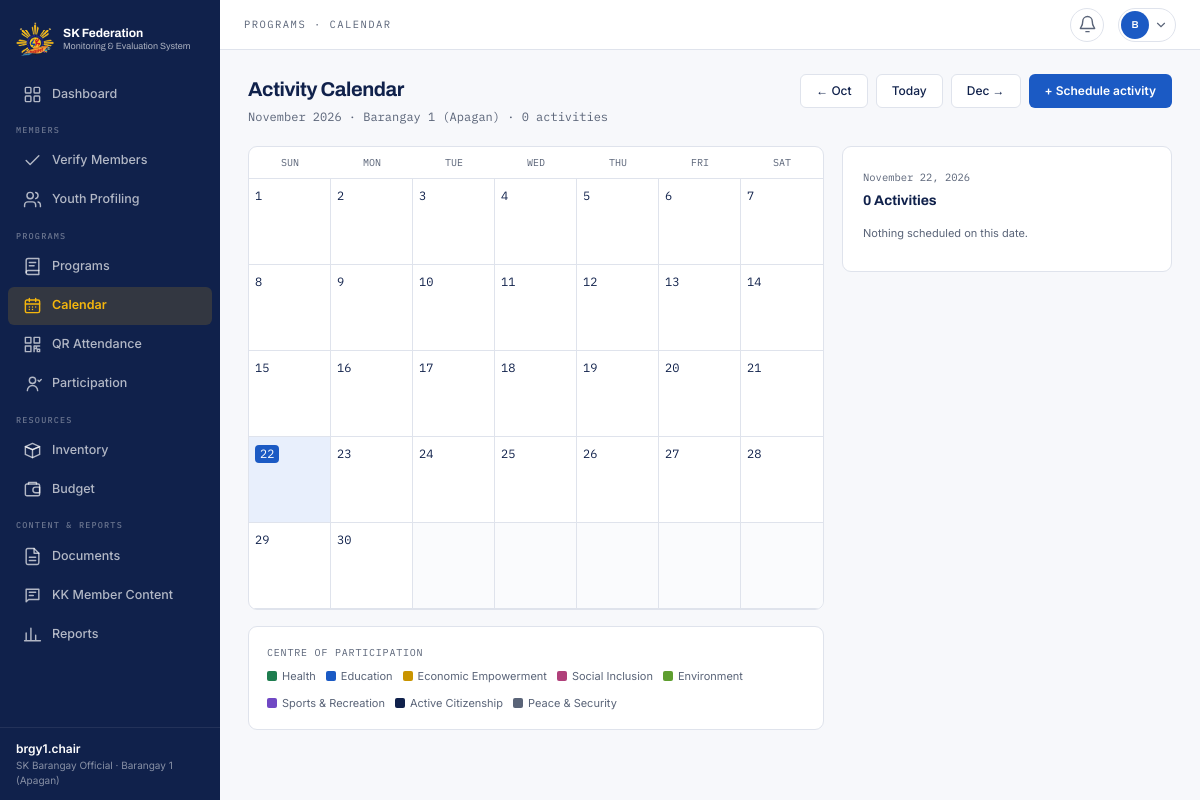
Screenshot of /barangay/calendar.php (signed in) with the database file from the repository.
### tables this page shows
CREATE TABLE users (
  user_id              INT(11)      NOT NULL AUTO_INCREMENT,
  role_id              INT(11)      NOT NULL,
  barangay_id          INT(11)      DEFAULT NULL,
  verified_by          INT(11)      DEFAULT NULL,
  username             VARCHAR(50)  NOT NULL,
  email                VARCHAR(150) NOT NULL,
  password_hash        VARCHAR(255) NOT NULL,
  verification_status  VARCHAR(20)  NOT NULL DEFAULT 'pending',
  date_verified        DATETIME     DEFAULT NULL,
  rejection_reason     VARCHAR(255) DEFAULT NULL,
  is_active            TINYINT(1)   NOT NULL DEFAULT 1,
  last_login           DATETIME     DEFAULT NULL,
  date_created         DATETIME     NOT NULL DEFAULT CURRENT_TIMESTAMP,
  PRIMARY KEY (user_id),
  UNIQUE KEY uq_users_username (username),
  UNIQUE KEY uq_users_email (email),
  KEY fk_users_role (role_id),
  KEY fk_users_barangay (barangay_id),
  KEY fk_users_verifier (verified_by),
  CONSTRAINT fk_users_role     FOREIGN KEY (role_id)     REFERENCES roles (role_id),
  CONSTRAINT fk_users_barangay FOREIGN KEY (barangay_id) REFERENCES barangays (barangay_id),
  CONSTRAINT fk_users_verifier FOREIGN KEY (verified_by) REFERENCES users (user_id),
  CONSTRAINT chk_users_status  CHECK (verification_status IN ('pending','verified','rejected'))
);

CREATE TABLE barangays (
  barangay_id    INT(11)      NOT NULL AUTO_INCREMENT,
  barangay_name  VARCHAR(100) NOT NULL,
  municipality   VARCHAR(100) NOT NULL DEFAULT 'Nasipit',
  chairman_id    INT(11)      DEFAULT NULL,    
  PRIMARY KEY (barangay_id),
  UNIQUE KEY uq_barangay (barangay_name, municipality),
  KEY fk_barangay_chairman (chairman_id),
  CONSTRAINT fk_barangay_chairman FOREIGN KEY (chairman_id) REFERENCES users (user_id) ON DELETE SET NULL
);

### includes/pages/calendar.php (the view, shortened to what the rows shown need)
<?php
$isBarangay = role() === ROLE_BARANGAY;
$scope = $isBarangay ? my_barangay() : (get_int('barangay') ?: null);
$month = preg_match('/^\d{4}-\d{2}$/', get('m')) ? get('m') : date('Y-m');
$first = new DateTime($month . '-01');
$acts = activities_overview($scope, 'a.activity_date BETWEEN ? AND ?', [$first->format('Y-m-01'), $first->format('Y-m-t')]);
$title = 'Activity Calendar';
$nav = 'calendar';
$crumb = ($isBarangay ? 'Programs' : 'Monitoring') . ' · Calendar';
require APP_ROOT . '/includes/header.php';
?>
<div class="page-head">
  <div>
    <h1 class="page-title">Activity Calendar</h1>
    <div class="page-sub"><?= e($first->format('F Y')) ?> · <?= $isBarangay ? e(current_user()['barangay_name']) : ($scope ? 'One barangay' : 'All barangays') ?> · <?= count($acts) ?> activities</div>
  </div>
</div>
<?php require APP_ROOT . '/includes/footer.php';

### includes/header.php (shortened to what the rows shown need)
<?php
$__u = current_user();
$__unread = $__u ? (int) q_val('SELECT COUNT(*) FROM notifications WHERE user_id = ? AND is_read = 0', [$__u['user_id']]) : 0;
?><!doctype html>
<html lang="en">
<head>
<link rel="stylesheet" href="<?= e(asset('css/style.css')) ?>">
</head>
<body class="app">
<?php if ($__u): require __DIR__ . '/sidebar.php'; endif; ?>
<div class="main">
<?php if ($__u): ?>
  <header class="topbar">
    <div class="breadcrumb"><?= e($crumb ?? $title ?? '') ?></div>
    <div class="topbar-actions">
      <a class="notification-button<?= ($nav ?? '') === 'notifications' ? ' active' : '' ?>" href="<?= e(url('notifications.php')) ?>" aria-label="Notifications, <?= $__unread ?> unread" title="Notifications">
        <?= nav_icon('bell') ?>
      </a>
      <div class="profile-menu-wrap">
        <button type="button" class="profile-button" data-menu-toggle aria-haspopup="menu" aria-expanded="false" aria-label="Open account menu">
          <span class="profile-avatar"><?= e(initials(display_name())) ?></span>
          <svg width="14" height="14" viewBox="0 0 24 24" fill="none" stroke="currentColor" stroke-width="2" stroke-linecap="round" aria-hidden="true"><path d="m6 9 6 6 6-6"/></svg>
        </button>
      </div>
    </div>
  </header>
<?php endif; ?>
  <main class="page<?= !empty($wide) ? ' page-wide' : '' ?>" id="content">

### includes/sidebar.php (shortened to what the rows shown need)
<?php
function nav_icon(string $name): string
{
    static $paths = [
        'dashboard' => '<rect x="3" y="3" width="7" height="7" rx="1"/><rect x="14" y="3" width="7" height="7" rx="1"/><rect x="3" y="14" width="7" height="7" rx="1"/><rect x="14" y="14" width="7" height="7" rx="1"/>',
        'people' => '<path d="M16 21v-2a4 4 0 0 0-4-4H6a4 4 0 0 0-4 4v2"/><circle cx="9" cy="7" r="4"/><path d="M22 21v-2a4 4 0 0 0-3-3.87M16 3.13a4 4 0 0 1 0 7.75"/>',
        'programs' => '<path d="M4 19.5A2.5 2.5 0 0 1 6.5 17H20"/><path d="M6.5 2H20v20H6.5A2.5 2.5 0 0 1 4 19.5v-15A2.5 2.5 0 0 1 6.5 2Z"/><path d="M8 7h8M8 11h6"/>',
        'calendar' => '<rect x="3" y="5" width="18" height="16" rx="2"/><path d="M16 3v4M8 3v4M3 10h18"/><path d="M8 14h.01M12 14h.01M16 14h.01M8 17h.01M12 17h.01"/>',
        'participation' => '<circle cx="12" cy="8" r="4"/><path d="M5.5 21a6.5 6.5 0 0 1 13 0M19 8l1.5 1.5L23 7"/>',
        'documents' => '<path d="M14 2H6a2 2 0 0 0-2 2v16a2 2 0 0 0 2 2h12a2 2 0 0 0 2-2V8Z"/><path d="M14 2v6h6M8 13h8M8 17h8"/>',
        'content' => '<path d="M4 4h16v13H7l-3 3Z"/><path d="M8 8h8M8 12h5"/>',
        'reports' => '<path d="M4 20V10M10 20V4M16 20v-7M22 20H2"/>',
        'qr' => '<rect x="3" y="3" width="7" height="7"/><rect x="14" y="3" width="7" height="7"/><rect x="3" y="14" width="7" height="7"/><path d="M14 14h3v3h-3zM18 18h3v3h-3zM18 14h3M14 18v3"/>',
        'inventory' => '<path d="m3 7 9-4 9 4-9 4Z"/><path d="m3 7 9 4 9-4v10l-9 4-9-4Z"/><path d="M12 11v10"/>',
        'budget' => '<rect x="3" y="5" width="18" height="15" rx="2"/><path d="M16 9h5v7h-5a3.5 3.5 0 0 1 0-7ZM7 5V3h10v2"/>',
        'verify' => '<path d="M20 6 9 17l-5-5"/>',
        'certificate' => '<circle cx="12" cy="8" r="5"/><path d="m8.5 12-1 9 4.5-2 4.5 2-1-9"/>',
        'settings' => '<circle cx="12" cy="12" r="3"/><path d="M12 2v3M12 19v3M4.2 4.2l2.1 2.1M17.7 17.7l2.1 2.1M2 12h3M19 12h3M4.2 19.8l2.1-2.1M17.7 6.3l2.1-2.1"/>',
        'logs' => '<path d="M3 12a9 9 0 1 0 3-6.7L3 8"/><path d="M3 3v5h5M12 7v5l3 2"/>',
        'announcements' => '<path d="m3 11 18-5v12L3 14Z"/><path d="m11.6 16.4.9 4.6H8l-1.4-6"/>',
        'feedback' => '<path d="M21 15a4 4 0 0 1-4 4H8l-5 3V7a4 4 0 0 1 4-4h10a4 4 0 0 1 4 4Z"/><path d="M8 9h8M8 13h5"/>',
        'scan' => '<path d="M3 7V4a1 1 0 0 1 1-1h3M17 3h3a1 1 0 0 1 1 1v3M21 17v3a1 1 0 0 1-1 1h-3M7 21H4a1 1 0 0 1-1-1v-3M7 12h10"/>',
        'bell' => '<path d="M18 8a6 6 0 0 0-12 0c0 7-3 7-3 9h18c0-2-3-2-3-9M10 21h4"/>',
    ];
    return '<svg width="19" height="19" viewBox="0 0 24 24" fill="none" stroke="currentColor" stroke-width="1.8" stroke-linecap="round" stroke-linejoin="round" aria-hidden="true">' . ($paths[$name] ?? '') . '</svg>';
}
function nav_groups(int $role): array
{
    switch ($role) {
        case ROLE_BARANGAY:
            return [
                ['', [['dashboard', 'Dashboard', 'barangay/index.php', 'dashboard']]],
                ['Members', [['verify', 'Verify Members', 'barangay/verify.php', 'verify'],
                             ['youth', 'Youth Profiling', 'barangay/youth.php', 'people']]],
                ['Programs', [['programs', 'Programs', 'barangay/programs.php', 'programs'],
                              ['calendar', 'Calendar', 'barangay/calendar.php', 'calendar'],
                              ['qr', 'QR Attendance', 'barangay/qr.php', 'qr'],
                              ['participation', 'Participation', 'barangay/participation.php', 'participation']]],
                ['Resources', [['inventory', 'Inventory', 'barangay/inventory.php', 'inventory'],
                               ['budget', 'Budget', 'barangay/budget.php', 'budget']]],
                ['Content & Reports', [['documents', 'Documents', 'barangay/documents.php', 'documents'],
                                       ['content', 'KK Member Content', 'barangay/content.php', 'content'],
                                       ['reports', 'Reports', 'barangay/reports.php', 'reports']]],
            ];
    }
    return [];
}
$__groups = nav_groups(role());
?>
<nav class="nav-rail" id="nav-rail" aria-label="Main navigation">
  <a class="nav-brand" href="<?= e(url(home_url(role()))) ?>">
    <img src="<?= e(asset('img/sk-federation-logo.png')) ?>" alt="SK Federation Nasipit logo" width="38" height="38">
    <span>
      <strong>SK Federation</strong>
      <small>Monitoring &amp; Evaluation System</small>
    </span>
  </a>
  <div class="nav-groups">
    <?php foreach ($__groups as [$__label, $__items]): ?>
      <div class="nav-group">
        <?php if ($__label !== ''): ?><div class="nav-group-label"><?= e($__label) ?></div><?php endif; ?>
        <?php foreach ($__items as [$__id, $__text, $__href, $__icon]): ?>
          <a class="nav-item<?= ($nav ?? '') === $__id ? ' active' : '' ?>" href="<?= e(url($__href)) ?>"<?= ($nav ?? '') === $__id ? ' aria-current="page"' : '' ?>>
            <span class="nav-icon"><?= nav_icon($__icon) ?></span><span><?= e($__text) ?></span>
          </a>
        <?php endforeach; ?>
      </div>
    <?php endforeach; ?>
  </div>
  <div class="nav-foot">
    <div class="nav-foot-name"><?= e(display_name()) ?></div>
    <div class="nav-foot-role"><?= e(ROLE_LABELS[role()] ?? '') ?><?= current_user()['barangay_name'] ? ' · ' . e(current_user()['barangay_name']) : '' ?></div>
  </div>
</nav>

### rows the page displays
users: username "brgy1.chair", role "SK Barangay Official", barangay.barangay_name "Barangay 1 (Apagan)", role "PROGRAMS · CALENDAR"

### other values shown
$__text "Dashboard"
$__label "MEMBERS"
$__text "Verify Members"
$__text "Youth Profiling"
$__label "PROGRAMS"
$__text "Programs"
$__text "Calendar"
$__text "QR Attendance"
$__text "Participation"
$__label "RESOURCES"
$__text "Inventory"
$__text "Budget"
$__label "CONTENT & REPORTS"
$__text "Documents"
$__text "KK Member Content"
